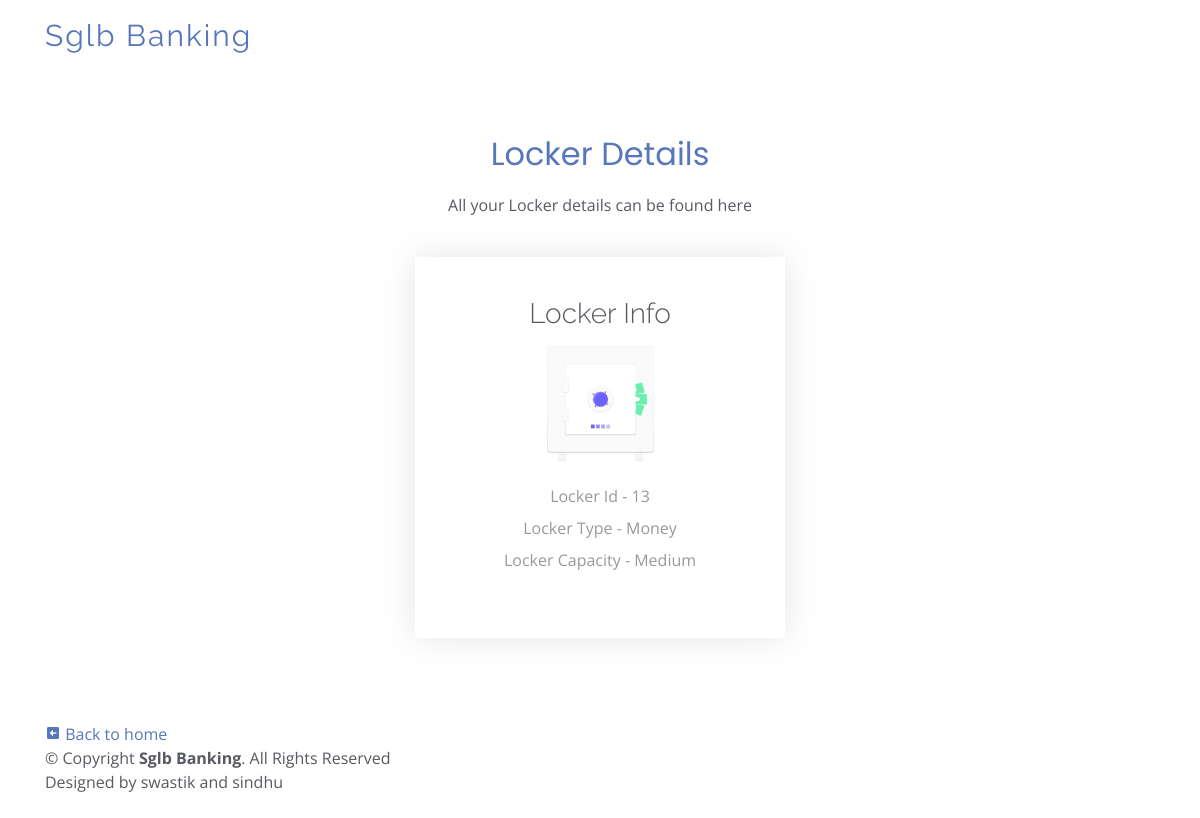
The app's page /lockerdetails.php (signed in) with its own data.
### tables this page shows
CREATE TABLE `locker` (
  `lk_id` int(10) NOT NULL,
  `user_id` int(10) NOT NULL,
  `lk_type` varchar(20) NOT NULL,
  `lk_cap` varchar(10) NOT NULL
);

### lockerdetails.php (the view, shortened to what this page needs)
<?php
   include ('connect_to_sql.php');
   $user_id = $_SESSION['user_id'];
?>
<!DOCTYPE html>
<html lang="en">
<head>
  <link href="assets/vendor/bootstrap/css/bootstrap.min.css" rel="stylesheet">
  <link href="assets/vendor/icofont/icofont.min.css" rel="stylesheet">
  <link href="assets/vendor/boxicons/css/boxicons.min.css" rel="stylesheet">
  <link href="assets/vendor/owl.carousel/assets/owl.carousel.min.css" rel="stylesheet">
  <link href="assets/vendor/venobox/venobox.css" rel="stylesheet">
  <link href="assets/vendor/aos/aos.css" rel="stylesheet">
  <link href="assets/css/style.css" rel="stylesheet">
</head>
<body>
  <header id="header" class="fixed-top  header-transparent ">
    <div class="container d-flex align-items-center">
      <div class="logo mr-auto">
        <h1 class="text-light"><a href="index.html">Sglb Banking</a></h1>
      </div>
    </div>
  </header>
  <main id="main">
    <section id="pricing" class="pricing">
      <div class="container">
        <div class="section-title">
          <h2>Locker Details</h2>
          <p>All your Locker details can be found here</p>
        </div>
    <div class="row no-gutters user-flex5">
          <div class="col-lg-4 box featured " data-aos="fade-up">
          <h3>Locker Info</h3>
            <h4><img src="illu8.svg" alt="locker" width="115px;" height="115px;"></h4>
            <ul>
            <?php
            $sql = "SELECT lk_id,lk_type,lk_cap FROM locker WHERE user_id='$user_id'";
            $result = mysqli_query($dbc, $sql);
            if (mysqli_num_rows($result) > 0) {
              while($row = mysqli_fetch_assoc($result)) {
               echo'
               <li> Locker Id - '.$row['lk_id'].'</li>
               <li> Locker Type - '.$row['lk_type'].'</li>
               <li> Locker Capacity - '.$row['lk_cap'].'</li>';
              }
            }else{
                echo "<script>alert('Not able to get user data from the user_id locker');</script>";
            }
            ?>
            </ul>
          </div>
        </div>
      </div>
    </section>
  </main>
  <footer>
  <div class="container py-4">
      <div class="copyright">
      <a href="index2.php"><i class='bx bxs-left-arrow-square'></i> Back to home</a><br>
        &copy; Copyright <strong><span>Sglb Banking</span></strong>. All Rights Reserved
      </div>
      <div class="credits">
        Designed by swastik and sindhu
      </div>
    </div>
  </footer>
</body>
</html>

### assets/css/style.css (style rules this page uses)
body { font-family: "Open Sans", sans-serif; color: #585a61; }
a { color: #5777ba; }
h1, h2, h3, h4, h5, h6 { font-family: "Raleway", sans-serif; }
#main { margin-top: 75px; }
#header { transition: all 0.5s; z-index: 997; transition: all 0.5s; padding: 15px 0; background: rgba(255, 255, 255, 0.95); }
#header.header-transparent { background: transparent; }
#header .logo h1 { font-size: 30px; margin: 0; padding: 6px 0; line-height: 1; font-weight: 400; letter-spacing: 2px; }
#header .logo h1 a, #header .logo h1 a:hover { color: #5777ba; text-decoration: none; }
section { padding: 60px 0; overflow: hidden; }
.section-title { text-align: center; padding-bottom: 30px; }
.section-title h2 { font-size: 32px; font-weight: 400; margin-bottom: 20px; padding-bottom: 0; color: #5777ba; font-family: "Poppins", sans-serif; }
.section-title p { margin-bottom: 0; }
.pricing .row { padding-top: 40px; }
.pricing .box { padding: 40px; margin-bottom: 30px; box-shadow: 0px 0px 30px rgba(73, 78, 92, 0.15); background: #fff; text-align: center; }
.pricing h3 { font-weight: 300; margin-bottom: 15px; font-size: 28px; }
.pricing h4 { font-size: 46px; color: #5777ba; font-weight: 400; font-family: "Open Sans", sans-serif; margin-bottom: 25px; }
.pricing ul { padding: 0; list-style: none; color: #999; text-align: left; line-height: 20px; }
.pricing ul li { padding-bottom: 12px; }
.pricing .featured { z-index: 10; margin: -30px -5px 0 -5px; }

### lockerdetails.php (style rules this page uses)
li { text-align:center; }
.user-flex5 { display:flex; justify-content:center; }

### records on screen
locker: lk_id "13", lk_type "Money", lk_cap "Medium"
